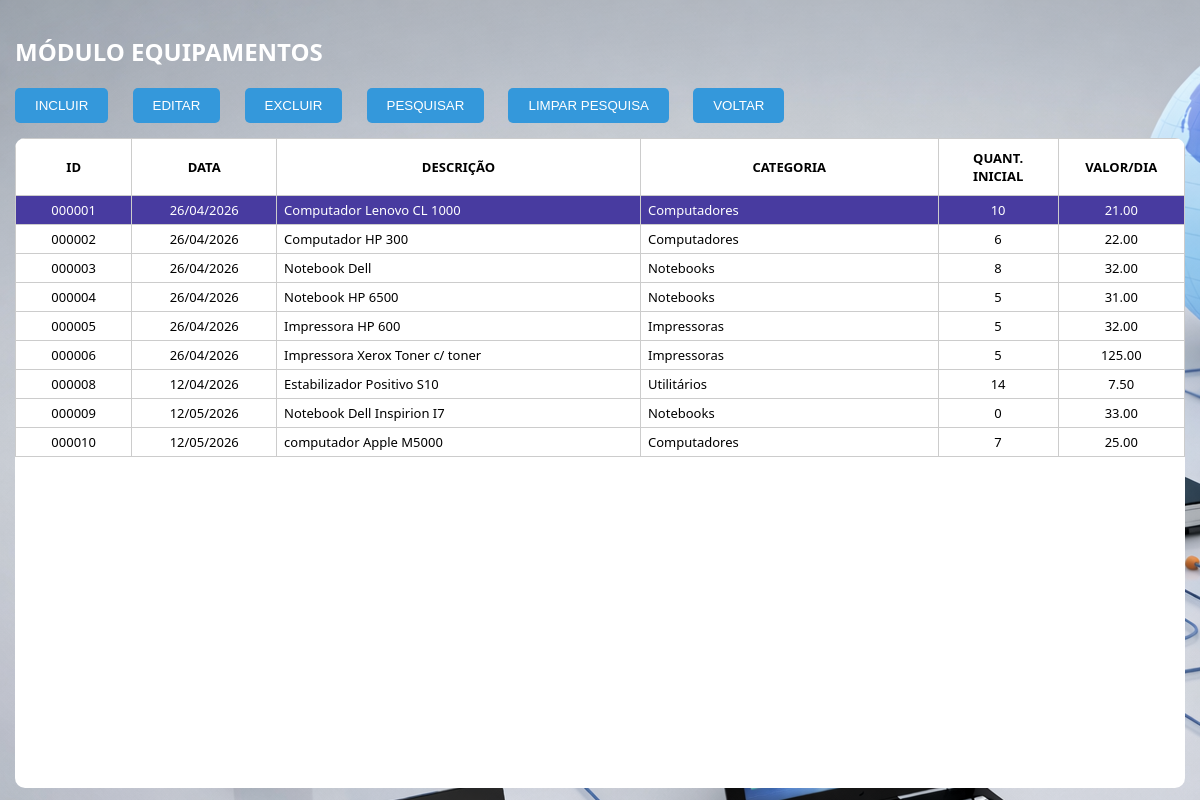
The page /equipamentos.php (signed in) on the database its author committed.
### tables this page shows
CREATE TABLE `equipamentos` (
  `id_equipamento` int(11) NOT NULL,
  `data_cadastro` datetime DEFAULT current_timestamp(),
  `descricao` varchar(150) NOT NULL,
  `categoria` varchar(100) DEFAULT NULL,
  `quantidade_total` int(11) NOT NULL DEFAULT 0,
  `valor_locacao_dia` decimal(10,2) NOT NULL
);

### equipamentos.php (the view, shortened to what this page needs)
<?php
include("conexao.php");
?>
<?php
$campo = isset($_GET['campo']) ? $_GET['campo'] : '';
$valor = isset($_GET['valor']) ? trim($_GET['valor']) : '';
if($valor != "" && ($campo == "descricao" || $campo == "categoria")){
    $valor = mysqli_real_escape_string($conexao, $valor);
    $sql = "SELECT * FROM equipamentos
            WHERE $campo LIKE '%$valor%'";
} else {
    $sql = "SELECT * FROM equipamentos";
}
$result = mysqli_query($conexao, $sql);
?>
<!DOCTYPE html>
<html>
<head>
</head>
<body>
<div class="container">
<h2>MÓDULO EQUIPAMENTOS</h2>
<div class="botoes">
    <button onclick="abrirModal('modalIncluirEquipamento')">INCLUIR</button>
    <button onclick="abrirEditar()">EDITAR</button>
    <button onclick="excluir()">EXCLUIR</button>
    <button onclick="abrirModal('modalPesquisar')">PESQUISAR</button>
    <button onclick="window.location.href='equipamentos.php'">LIMPAR PESQUISA</button>
    <button onclick="window.location.href='principal.php'">VOLTAR</button>
</div>
<div class="table-container">
<table id="tabelaEquipamentos">
<tr>
    <th>ID</th>
    <th>DATA</th>
    <th>DESCRIÇÃO</th>
    <th>CATEGORIA</th>
    <th>QUANT. INICIAL</th>
    <th>VALOR/DIA</th>
</tr>
<?php
while($row = mysqli_fetch_assoc($result)){
    echo "<tr onclick='selecionarLinha(this, ".$row['id_equipamento'].")'>
        <td>".str_pad($row['id_equipamento'], 6, '0', STR_PAD_LEFT)."</td>
        <td>".date('d/m/Y', strtotime($row['data_cadastro']))."</td>
        <td>".$row['descricao']."</td>
        <td>".$row['categoria']."</td>
        <td>".$row['quantidade_total']."</td>
        <td>".$row['valor_locacao_dia']."</td>
    </tr>";
}
?>
</table>
</div>
</div>
</body>
</html>

### equipamentos.php (style rules this page uses)
body { font-family: "Segoe UI"; margin: 0; background: url('fundo1.png');; }
.container { width: 100%; height: calc(100vh - 80px); padding: 15px; box-sizing: border-box; }
h2 { color: white; }
.botoes { margin-bottom: 15px; }
.botoes button { padding: 10px 20px; margin-right: 20px; border: none; cursor: pointer; background: #3498db; color: white; border-radius: 5px; }
.table-container { height: 100%; border-radius: 10px;max-height:calc(100vh - 150px); overflow-y: auto; background: white; }
table { width: 100%; border-collapse: collapse; }
th { background: whiye; color: black; text-align: center; padding: 10px; border: 1px solid #ccc; font-size: 13px; }
td { padding: 5px 7px; border: 1px solid #ccc; font-size: 13px; }
th:nth-child(1), td:nth-child(1) { width: 120px; text-align: center; }
th:nth-child(2), td:nth-child(2) { width: 150px; text-align: center; }
th:nth-child(3), td:nth-child(3) { width: 460px; }
th:nth-child(4), td:nth-child(4) { width: 360px; }
th:nth-child(5), td:nth-child(5) { width: 120px; text-align: center; }
th:nth-child(6), td:nth-child(6) { width: 120px; text-align: center; }
tr.selecionado { background: #483ba0 !important; color: white; }

### rows shown on the page
equipamentos: id_equipamento "000001", data_cadastro "26/04/2026", descricao "Computador Lenovo CL 1000", categoria "Computadores", quantidade_total "10", valor_locacao_dia "21.00"
equipamentos: id_equipamento "000002", data_cadastro "26/04/2026", descricao "Computador HP 300", categoria "Computadores", quantidade_total "6", valor_locacao_dia "22.00"
equipamentos: id_equipamento "000003", data_cadastro "26/04/2026", descricao "Notebook Dell", categoria "Notebooks", quantidade_total "8", valor_locacao_dia "32.00"
equipamentos: id_equipamento "000004", data_cadastro "26/04/2026", descricao "Notebook HP 6500", categoria "Notebooks", quantidade_total "5", valor_locacao_dia "31.00"
equipamentos: id_equipamento "000005", data_cadastro "26/04/2026", descricao "Impressora HP 600", categoria "Impressoras", quantidade_total "5", valor_locacao_dia "32.00"
equipamentos: id_equipamento "000006", data_cadastro "26/04/2026", descricao "Impressora Xerox Toner c/ toner", categoria "Impressoras", quantidade_total "5", valor_locacao_dia "125.00"
equipamentos: id_equipamento "000008", data_cadastro "12/04/2026", descricao "Estabilizador Positivo S10", categoria "Utilitários", quantidade_total "14", valor_locacao_dia "7.50"
equipamentos: id_equipamento "000009", data_cadastro "12/05/2026", descricao "Notebook Dell Inspirion I7", categoria "Notebooks", quantidade_total "0", valor_locacao_dia "33.00"
equipamentos: id_equipamento "000010", data_cadastro "12/05/2026", descricao "computador Apple M5000", categoria "Computadores", quantidade_total "7", valor_locacao_dia "25.00"
